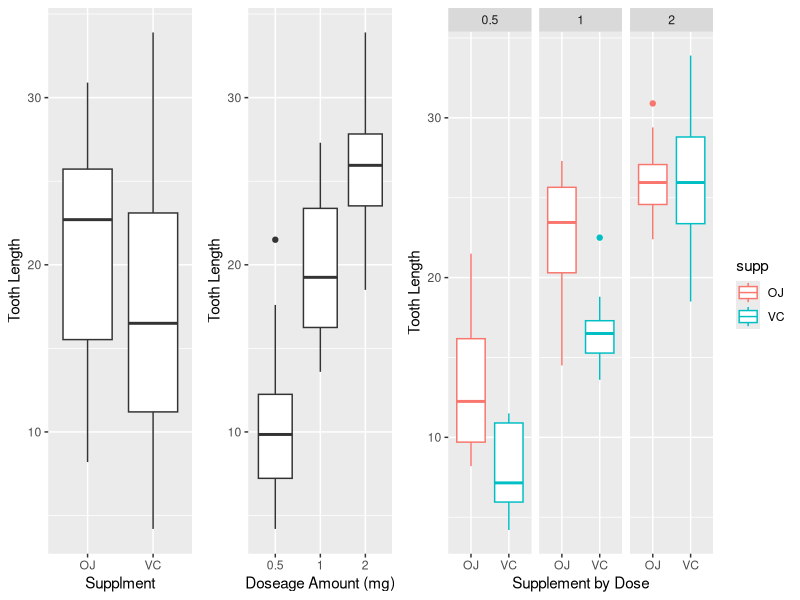

Generate this figure with R:
## ---- chunk 1
library(datasets)
library(ggplot2)
library(plyr)
# library(xtable)
library(grid)
library(gridExtra)
library(knitr)
library(car)
## ---- chunk 2
# load data, change dose to factor with 3 levels
tg <- ToothGrowth
tg$dose <- as.factor(tg$dose) # convert dose to factor
## ---- chunk 3
# get mean and sd by dose/supp, supp, and dose
t1 <- plyr::ddply(tg, .(dose, supp), summarize,
      mean = round(mean(len),2),
      sd = round(sd(len),2))
t2 <- plyr::ddply(tg, .(supp), summarize,
      mean = round(mean(len),2),
      sd = round(sd(len),2))
t3 <- plyr::ddply(tg, .(dose), summarize,
      mean = round(mean(len),2),
      sd = round(sd(len),2))
# display tables in single row, three columns
cat("<table class='container'><tr>")
cat("<td>")
kable(t2, format = "html")
cat("</td>")
cat("<td>")
kable(t3, format = "html")
cat("</td>")
cat("<td>")
kable(t1, format = "html")
cat("</td>")
cat("</tr></table>")
## ---- chunk 4
p1 <- ggplot(tg, aes(supp, len, colour = supp))
p1 <- p1 + geom_boxplot() + facet_grid(. ~ dose) + xlab("Supplement by Dose") + ylab("Tooth Length")
p2 <- ggplot(tg, aes(supp, len))
p2 <- p2 + geom_boxplot() + xlab("Supplment") + ylab("Tooth Length")
p3 <- ggplot(tg, aes(dose, len))
p3 <- p3 + geom_boxplot() + xlab("Doseage Amount (mg)") + ylab("Tooth Length")
# disply three plots in one row, making 3rd plot twice as wide as other two
gridExtra::grid.arrange(p2, p3, p1, ncol = 3, widths = c(1,1,2))
## ---- chunk 5
# supplement type
supp.oj <- tg$len[tg$supp == "OJ"]
supp.vc <- tg$len[tg$supp == "VC"]
# dose comparison
dose.0.5mg <- tg$len[tg$dose == "0.5"]
dose.1mg <- tg$len[tg$dose == "1"]
dose.2mg <- tg$len[tg$dose == "2"]
# does and supp comparison
d.0.5mg.and.supp.oj <- tg$len[tg$dose == "0.5" & tg$supp == "OJ"]
d.0.5mg.and.supp.vc <- tg$len[tg$dose == "0.5" & tg$supp == "VC"]
d.1mg.and.supp.oj <- tg$len[tg$dose == "1" & tg$supp == "OJ"]
d.1mg.and.supp.vc <- tg$len[tg$dose == "1" & tg$supp == "VC"]
d.2mg.and.supp.oj <- tg$len[tg$dose == "2" & tg$supp == "OJ"]
d.2mg.and.supp.vc <- tg$len[tg$dose == "2" & tg$supp == "VC"]
## ---- chunk 6
## supp
# run t-test
x <- t.test(supp.oj, supp.vc, paired = FALSE, var.equal = TRUE)
# put in dataframe
df.t.tests <- data.frame(category = "Supplement", pair = x$data.name, lb = x$conf.int[1], ub = x$conf.int[2], statistic = x$statistic, pval = x$p.value, df = x$parameter)

#dose
# run t-test
x <- t.test(dose.0.5mg, dose.1mg, paired = FALSE, var.equal = TRUE)
# row bind to dataframe
df.t.tests <- rbind(df.t.tests, data.frame(category = "Doseage", pair = x$data.name, lb = x$conf.int[1], ub =  x$conf.int[2], statistic = x$statistic, pval = x$p.value, df = x$parameter))

x <- t.test(dose.0.5mg, dose.2mg, paired = FALSE, var.equal = TRUE)
df.t.tests <- rbind(df.t.tests, data.frame(category = "Doseage", pair = x$data.name, lb = x$conf.int[1], ub =  x$conf.int[2], statistic = x$statistic, pval = x$p.value, df = x$parameter))

x <- t.test(dose.1mg, dose.2mg, paired = FALSE, var.equal = TRUE)
df.t.tests <- rbind(df.t.tests, data.frame(category = "Doseage", pair = x$data.name, lb = x$conf.int[1], ub =  x$conf.int[2], statistic = x$statistic, pval = x$p.value, df = x$parameter))

# dose and supplement
x <- t.test(d.0.5mg.and.supp.oj, d.0.5mg.and.supp.vc, paired = FALSE, var.equal = TRUE)
df.t.tests <- rbind(df.t.tests, data.frame(category = "Dose + Supp", pair = x$data.name, lb = x$conf.int[1], ub =  x$conf.int[2], statistic = x$statistic, pval = x$p.value, df = x$parameter))

x <- t.test(d.1mg.and.supp.oj, d.1mg.and.supp.vc, paired = FALSE, var.equal = TRUE)
df.t.tests <- rbind(df.t.tests, data.frame(category = "Dose + Supp", pair = x$data.name, lb = x$conf.int[1], ub =  x$conf.int[2], statistic = x$statistic, pval = x$p.value, df = x$parameter))

x <- t.test(d.2mg.and.supp.oj, d.2mg.and.supp.vc, paired = FALSE, var.equal = TRUE)
df.t.tests <- rbind(df.t.tests, data.frame(category = "Dose + Supp", pair = x$data.name, lb = x$conf.int[1], ub =  x$conf.int[2], statistic = x$statistic, pval = x$p.value, df = x$parameter))

# rounding of values
df.t.tests[,3:5] <- round(df.t.tests[,3:5],2)
df.t.tests$pval <- round(df.t.tests$pval,3)
# add column with value = TRUE if zero is included in confidence interval
df.t.tests$CI.Includes.Zero <- df.t.tests$lb < 0 & df.t.tests$ub > 0
# rename columns
names(df.t.tests)[1:6] <- c("Category", "Pairing", "CI.Low", "CI.Upper", "t", "p-val")

#return table
kable(df.t.tests, format = "markdown", row.names = FALSE)
## ---- chunk 7
sessionInfo()
